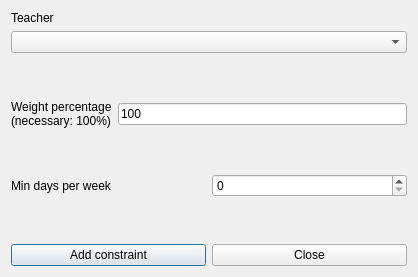
<?xml version="1.0" encoding="UTF-8"?>
<ui version="4.0">
 <class>AddConstraintTeacherMinRealDaysPerWeekForm_template</class>
 <widget class="QDialog" name="AddConstraintTeacherMinRealDaysPerWeekForm_template">
  <property name="geometry">
   <rect>
    <x>0</x>
    <y>0</y>
    <width>418</width>
    <height>277</height>
   </rect>
  </property>
  <property name="windowTitle">
   <string extracomment="This is the title of the dialog to add a new constraint of this type">Add teacher min real days per week</string>
  </property>
  <layout class="QVBoxLayout" name="verticalLayout_2">
   <item>
    <layout class="QVBoxLayout" name="verticalLayout">
     <item>
      <widget class="QLabel" name="teacherTextLabel">
       <property name="frameShape">
        <enum>QFrame::NoFrame</enum>
       </property>
       <property name="frameShadow">
        <enum>QFrame::Plain</enum>
       </property>
       <property name="text">
        <string>Teacher</string>
       </property>
       <property name="wordWrap">
        <bool>false</bool>
       </property>
      </widget>
     </item>
     <item>
      <widget class="QComboBox" name="teachersComboBox">
       <property name="editable">
        <bool>false</bool>
       </property>
       <property name="insertPolicy">
        <enum>QComboBox::NoInsert</enum>
       </property>
       <property name="duplicatesEnabled">
        <bool>false</bool>
       </property>
      </widget>
     </item>
    </layout>
   </item>
   <item>
    <spacer name="verticalSpacer">
     <property name="orientation">
      <enum>Qt::Vertical</enum>
     </property>
     <property name="sizeHint" stdset="0">
      <size>
       <width>20</width>
       <height>35</height>
      </size>
     </property>
    </spacer>
   </item>
   <item>
    <layout class="QHBoxLayout" name="horizontalLayout_2">
     <item>
      <widget class="QLabel" name="weightTextLabel">
       <property name="frameShape">
        <enum>QFrame::NoFrame</enum>
       </property>
       <property name="frameShadow">
        <enum>QFrame::Plain</enum>
       </property>
       <property name="text">
        <string>Weight percentage
(necessary: 100%)</string>
       </property>
       <property name="wordWrap">
        <bool>false</bool>
       </property>
      </widget>
     </item>
     <item>
      <widget class="QLineEdit" name="weightLineEdit">
       <property name="text">
        <string notr="true">100</string>
       </property>
      </widget>
     </item>
    </layout>
   </item>
   <item>
    <spacer name="verticalSpacer_2">
     <property name="orientation">
      <enum>Qt::Vertical</enum>
     </property>
     <property name="sizeHint" stdset="0">
      <size>
       <width>20</width>
       <height>35</height>
      </size>
     </property>
    </spacer>
   </item>
   <item>
    <layout class="QHBoxLayout" name="horizontalLayout_3">
     <item>
      <widget class="QLabel" name="minDaysTextLabel">
       <property name="frameShape">
        <enum>QFrame::NoFrame</enum>
       </property>
       <property name="frameShadow">
        <enum>QFrame::Plain</enum>
       </property>
       <property name="text">
        <string>Min days per week</string>
       </property>
       <property name="wordWrap">
        <bool>false</bool>
       </property>
      </widget>
     </item>
     <item>
      <widget class="QSpinBox" name="minDaysSpinBox"/>
     </item>
    </layout>
   </item>
   <item>
    <spacer name="verticalSpacer_3">
     <property name="orientation">
      <enum>Qt::Vertical</enum>
     </property>
     <property name="sizeHint" stdset="0">
      <size>
       <width>20</width>
       <height>35</height>
      </size>
     </property>
    </spacer>
   </item>
   <item>
    <layout class="QHBoxLayout" name="horizontalLayout">
     <item>
      <widget class="QPushButton" name="addConstraintPushButton">
       <property name="text">
        <string>Add constraint</string>
       </property>
      </widget>
     </item>
     <item>
      <widget class="QPushButton" name="closePushButton">
       <property name="text">
        <string>Close</string>
       </property>
      </widget>
     </item>
    </layout>
   </item>
  </layout>
 </widget>
 <layoutdefault spacing="6" margin="11"/>
 <resources/>
 <connections/>
</ui>
